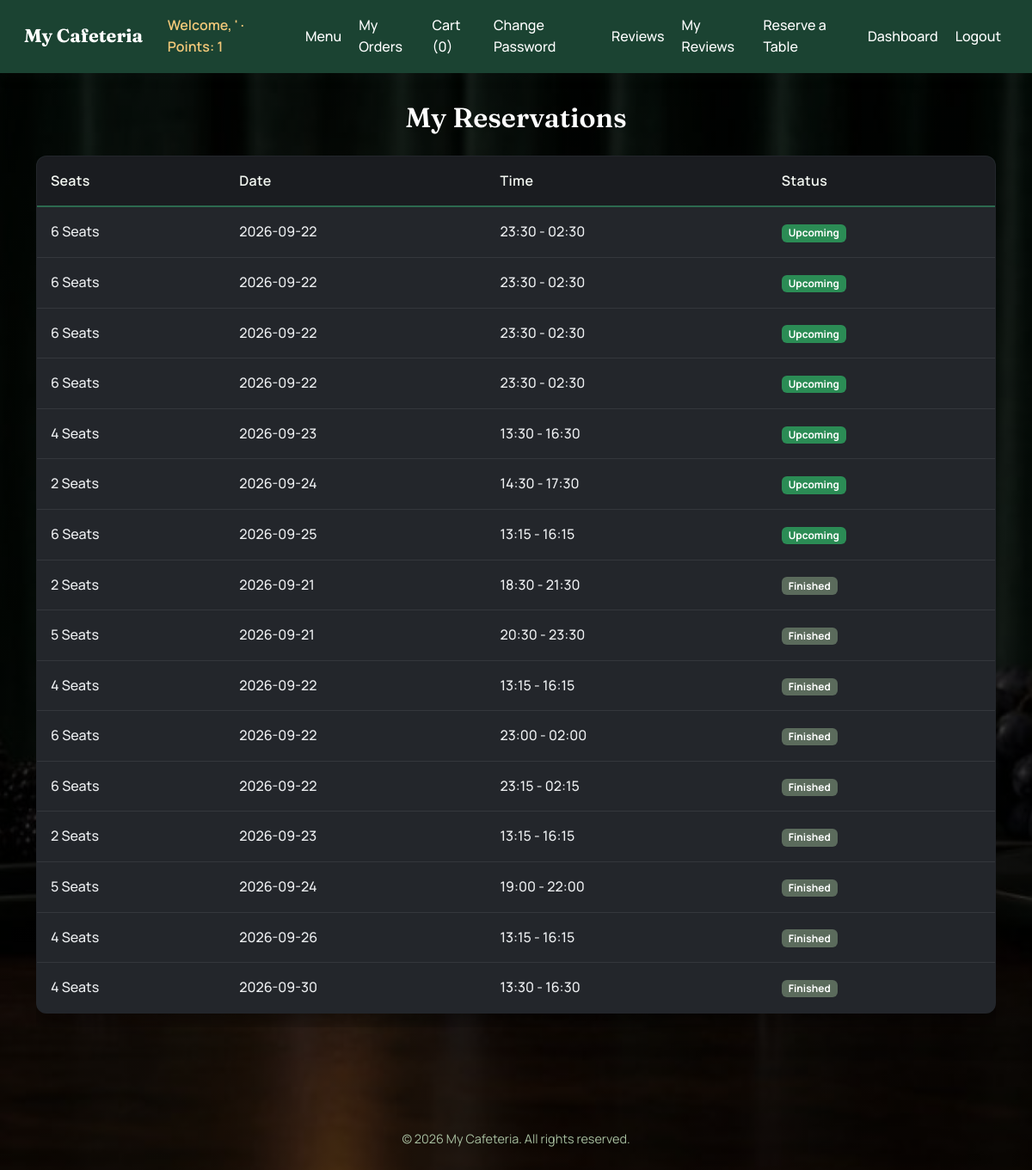
Screenshot of /my_reservations (signed in) with the database file from the repository.
### tables this page shows
CREATE TABLE reservations (
    id INTEGER PRIMARY KEY AUTOINCREMENT,
    user_id INTEGER NOT NULL,
    table_number INTEGER NOT NULL,
    seats INTEGER NOT NULL,
    date TEXT NOT NULL,
    start_time TEXT NOT NULL,
    end_time TEXT NOT NULL,
    status TEXT CHECK (STATUS IN ('available', 'booked')),
    created_at DATETIME DEFAULT CURRENT_TIMESTAMP,
    FOREIGN KEY (user_id) REFERENCES users(id),
    FOREIGN KEY (table_number) REFERENCES tables(table_number)
);

### app.py (the view)
@app.route("/my_reservations")
@login_required
def my_reservations():
    reservations = db.execute("SELECT seats, date, start_time, end_time, status " \
    "FROM reservations WHERE user_id = ? ORDER BY status DESC, date ASC, start_time ASC", session['user_id'])
    return render_template("my_reservations.html", reservations=reservations)

### app.py (called while the page is built)
@app.context_processor
def inject_flash_helpers():
    def flash_class(category):
        mapping = {
            "success": "success",
            "warning": "warning",
            "info": "info",
            "danger": "danger",
            "error": "danger",
        }
        return mapping.get(category or "", "info")
    def format_price(value):
        formatted = f"{float(value):.2f}"
        return formatted.rstrip("0").rstrip(".")
    return {"flash_class": flash_class, "format_price": format_price}

def login_required(func):
    @wraps(func)
    def decorator(*args, **kwargs):
        if session.get("user_id") is None:
            flash('you need to login first!', 'warning')
            return redirect("/login")
        return func(*args, **kwargs)
    return decorator

### templates/my_reservations.html (shortened to what this page needs)
{% extends 'base.html' %}
{% block content %}
<div class="container reservations-page">
    <h2 class="mb-4 text-center"> My Reservations </h2>
    {% if not reservations %}
        <div class="text-center text-muted py-5">
            <p class="fs-5 mb-3">You don't have any table reservations yet.</p>
            <a href="/reserve" class="btn btn-primary">Book a Table Now</a>
        </div>
    {% else %}
        <div class="table-responsive">
            <table class="table table-hover align-middle">
                <thead>
                    <tr>
                        <th>Seats</th>
                        <th>Date</th>
                        <th>Time</th>
                        <th>Status</th>
                    </tr>
                </thead>
                <tbody>
                    {% for res in reservations %}
                    <tr>
                        <td>{{ res.seats }} Seats</td>
                        <td>{{ res.date }}</td>
                        <td>{{ res.start_time }} - {{ res.end_time }}</td>
                        <td>
                            {% if res.status == 'booked' %}
                                <span class="badge bg-success">Upcoming</span>
                            {% else %}
                                <span class="badge bg-secondary">Finished</span>
                            {% endif %}
                        </td>
                    </tr>
                    {% endfor %}
                </tbody>
            </table>
        </div>
    {% endif %}
</div>
{% endblock %}

### static/style.css (style rules this page uses)
:root { --color-primary: #1B4332; --color-primary-light: #2D6A4F; --color-primary-dark: #0D2818; --color-secondary: #7C9473; --color-secondary-light: #A8BFA0; --color-secondary-dark: #5A7052; --color-background: #0B3541; --color-surface: #C6D4B0; --color-card: #FFFFFF; --color-card-border: #A9BC8E; --color-card-muted: #DDD2B9; --color-navy: #16213E; --color-text: #1C2A20; --color-text-muted: #5B6B5C; --color-text-on-primary: #FFFFFF; --color-accent: #7485b43f; --color-accent-light: #64ca8f94; --color-accent-dark: #3c446b; --color-success: #2B8C55; --color-warning: #C1682F; --color-danger: #B3403A; --color-info: #3E6FA0; --shadow-sm: 0 1px 3px rgba(28, 42, 32, 0.10); --shadow-md: 0 4px 14px rgba(28, 42, 32, 0.16); --radius-sm: 6px; --radius-md: 12px; --font-heading: 'Fraunces', Georgia, serif; --font-body: 'Manrope', -apple-system, BlinkMacSystemFont, "Segoe UI", sans-serif; --glass-bg: linear-gradient(135deg, rgba(255,255,255,0.09), rgba(255,255,255,0.03)); --glass-border: rgba(255, 255, 255, 0.26); --glass-blur: blur(16px) saturate(160%); --glass-shadow: 0 8px 32px rgba(0, 0, 0, 0.35), inset 0 1px 0 rgba(255,255,255,0.14); --glass-shadow-hover: 0 14px 44px rgba(0, 0, 0, 0.45), inset 0 1px 0 rgba(255,255,255,0.18); --color-text-glass: #F3F7F1; --color-text-glass-muted: rgba(243, 247, 241, 0.72); --color-neon: #34E3A1; --color-neon-glow: rgba(52, 227, 161, 0.55); --color-neon-glow-soft: rgba(52, 227, 161, 0.28); --glass-input-bg: rgba(0, 0, 0, 0.28); --glass-input-border: rgba(255, 255, 255, 0.30); --color-label: #20afb4; }
* { box-sizing: border-box; }
body { margin: 0; background-image: linear-gradient(rgba(0, 0, 0, 0.7), rgba(0, 0, 0, 0.7)), url('images/B.jpg'); background-size: cover; background-position: center; background-repeat: no-repeat; background-attachment: fixed; color: var(--color-text-on-primary); font-family: var(--font-body); line-height: 1.6; }
h1, h2, h3, h4, h5, h6 { font-family: var(--font-heading); color: var(--color-text-on-primary); font-weight: 600; line-height: 1.25; }
table { width: 100%; border-collapse: collapse; background-color: var(--color-card); border-radius: var(--radius-md); overflow: hidden; box-shadow: var(--shadow-sm); color: var(--color-text); }
thead { background-color: var(--color-primary); color: var(--color-text-on-primary); }
th, td { padding: 0.75rem 1rem; text-align: left; border-bottom: 1px solid var(--color-card-border); }
tbody tr:last-child td { border-bottom: none; }
.badge.bg-success { background-color: var(--color-success) !important; }
.badge.bg-secondary { background-color: var(--color-text-muted) !important; }
.reservations-page, .orders-admin-page, .menu-management-page { padding-top: 2rem; padding-bottom: 3rem; }
.reservations-page table, .reservations-page table tr, .reservations-page table td, .orders-admin-page table, .orders-admin-page table tr, .orders-admin-page table td, .menu-management-page table, .menu-management-page table tr, .menu-management-page table td { background-color: #23262B !important; color: #EDEFF1 !important; font-weight: 500; }
.reservations-page table thead th, .orders-admin-page table thead th, .menu-management-page table thead th { background-color: #1A1C20 !important; color: #F3F7F1 !important; font-weight: 600; letter-spacing: 0.02em; border-bottom: 2px solid var(--color-primary-light) !important; }
.reservations-page table, .orders-admin-page table, .menu-management-page table { border: 1px solid rgba(255, 255, 255, 0.08) !important; border-radius: var(--radius-md) !important; box-shadow: 0 10px 26px rgba(0, 0, 0, 0.45) !important; overflow: hidden; }
.reservations-page th, .reservations-page td, .orders-admin-page th, .orders-admin-page td, .menu-management-page th, .menu-management-page td { border-bottom: 1px solid rgba(255, 255, 255, 0.08) !important; padding: 1rem !important; }

### rows the page displays
reservations: seats "6", date "2026-09-22", start_time "23:30", end_time "02:30", status "Upcoming"
reservations: seats "6", date "2026-09-22", start_time "23:30", end_time "02:30", status "Upcoming"
reservations: seats "6", date "2026-09-22", start_time "23:30", end_time "02:30", status "Upcoming"
reservations: seats "6", date "2026-09-22", start_time "23:30", end_time "02:30", status "Upcoming"
reservations: seats "4", date "2026-09-23", start_time "13:30", end_time "16:30", status "Upcoming"
reservations: seats "2", date "2026-09-24", start_time "14:30", end_time "17:30", status "Upcoming"
reservations: seats "6", date "2026-09-25", start_time "13:15", end_time "16:15", status "Upcoming"
reservations: seats "2", date "2026-09-21", start_time "18:30", end_time "21:30", status "Finished"
reservations: seats "5", date "2026-09-21", start_time "20:30", end_time "23:30", status "Finished"
reservations: seats "4", date "2026-09-22", start_time "13:15", end_time "16:15", status "Finished"
reservations: seats "6", date "2026-09-22", start_time "23:00", end_time "02:00", status "Finished"
reservations: seats "6", date "2026-09-22", start_time "23:15", end_time "02:15", status "Finished"
reservations: seats "2", date "2026-09-23", start_time "13:15", end_time "16:15", status "Finished"
reservations: seats "5", date "2026-09-24", start_time "19:00", end_time "22:00", status "Finished"
reservations: seats "4", date "2026-09-26", start_time "13:15", end_time "16:15", status "Finished"
reservations: seats "4", date "2026-09-30", start_time "13:30", end_time "16:30", status "Finished"

### other values shown
{{ session['user_name'] }} "'"
{{ session["points"] }} "1"
{{ session['cart']|length if session.get('cart') else 0 }} "0"
